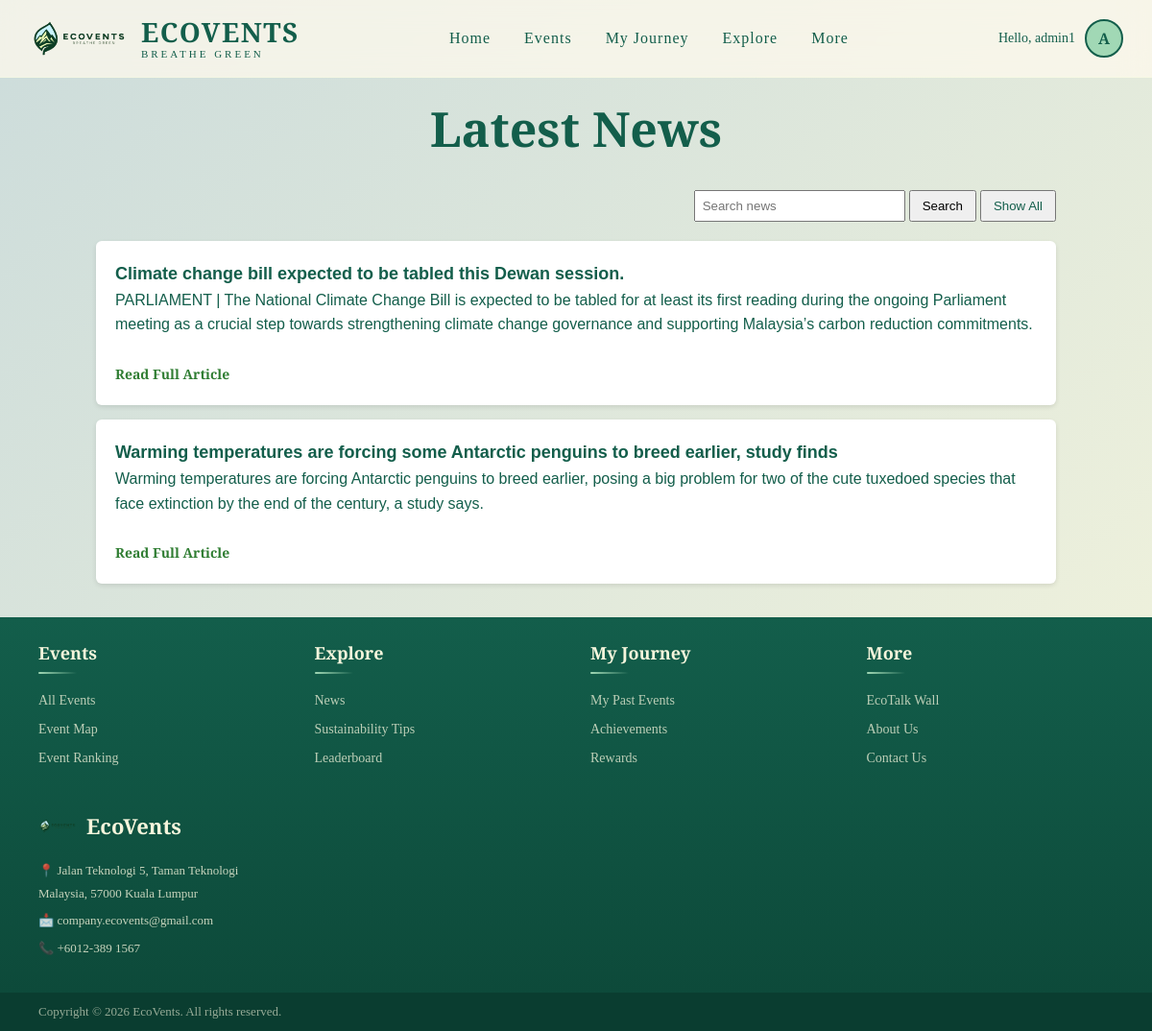
Screenshot of /participantPage/newS.php (signed in) with the database file from the repository.
### tables this page shows
CREATE TABLE `organizer_user` (
  `user_id` int(11) NOT NULL,
  `password` varchar(255) NOT NULL,
  `name` varchar(255) NOT NULL,
  `email` varchar(255) NOT NULL,
  `role` varchar(255) NOT NULL,
  `google_id` varchar(255) DEFAULT NULL,
  `profile_image` int(11) DEFAULT NULL,
  `event_id` int(11) DEFAULT NULL,
  `event_name` varchar(255) DEFAULT NULL,
  `acc_status` varchar(255) NOT NULL,
  `points` int(11) NOT NULL
);

CREATE TABLE `news` (
  `newsID` int(21) NOT NULL,
  `user_id` int(21) NOT NULL,
  `news_title` varchar(255) NOT NULL,
  `news_content` varchar(2083) NOT NULL,
  `news_type` varchar(255) NOT NULL,
  `news_link` varchar(2083) NOT NULL,
  `news_created_at` timestamp NOT NULL DEFAULT current_timestamp() ON UPDATE current_timestamp()
);

### participantPage/newS.php (the view, shortened to what this page needs)
<?php
    include "../guestPage/connect.php";
    $user_id = $_SESSION['user_id'];
    $sql = "SELECT * FROM organizer_user WHERE user_id = $user_id";
    $userResult = mysqli_query($dbConn, $sql);
    if(mysqli_num_rows($userResult) > 0){
        $user = mysqli_fetch_assoc($userResult);
        $name = $user['name'];
        $profile_image = $user['profile_image'];
    } else {
        $name = "User";
        $profile_image = "";
        $display_id = "";
    }
    ?>
<!DOCTYPE html>
<html lang="en">
<head>
<link rel="stylesheet" href="homep.css">
</head>
<body>
<?php include 'particNavigation.php';?>
<section class="news-section">
    <div>
        <h1 class="all-events-title">Latest News</h1>
    <div class="search-box">
    <form action="" method="get">
        <input type="text" name="search_key" placeholder="Search news">
        <input type="submit" value="Search">
        <a href="newS.php">
            <button type="button">Show All</button>
        </a>
    </form>
</div>
<?php
$sql = "SELECT * FROM news WHERE news_type = 'news'";
$result = mysqli_query($dbConn, $sql);
if (mysqli_num_rows($result) <= 0) {
    echo "<p>No news found.</p>";
} else {
    while ($row = mysqli_fetch_assoc($result)) {
        ?>
        <div class="news-box">
            <h3><?php echo $row['news_title']; ?></h3>
            <p><?php echo $row['news_content']; ?></p>
            <br>
            <a class="read-link" href="<?php echo $row['news_link']; ?>" target="_blank">
                Read Full Article
            </a>
        </div>
        <?php
    }
}
?>
</section>
<?php include 'particFooter.php';?>
</body>
</html>

### participantPage/particNavigation.php (shortened to what this page needs)
<nav id="navbar">
    <div class="nav-container">
        <a href="homep.php" class="logo-container">
            <img src="../imagessssss/LOGO.png" class="logo-image">
            <div class="logo-text">
                <span class="brand-name">ECOVENTS</span>
                <span class="tagline">BREATHE GREEN</span>
            </div>
        </a>
        <ul class="nav-links">
            <li><a href="homep.php" class="active">Home</a></li>
            <li class="nav-dropdown">
                <a>Events</a>
            </li>
            <li class="nav-dropdown">
                <a>My Journey</a>
            </li>
            <li class="nav-dropdown">
                <a>Explore</a>
            </li>
            <li class="nav-dropdown">
                <a>More</a>
            </li>
        </ul>
        <div class="nav-profile">
            <a href="profile.php" class="profile-link">
                <span class="profile-greeting">Hello, <?php echo $name; ?></span>
                <div class="profile-avatar">
                    <?php if($profile_image && $profile_image != '0'): ?>
                        <img src="<?php echo $profile_image; ?>" alt="Profile">
                    <?php else: ?>
                        <span><?php echo strtoupper(substr($name, 0, 1)); ?></span>
                    <?php endif; ?>
                </div>
            </a>
        </div>
    </div>
</nav>

### participantPage/homep.css (style rules this page uses)
* { margin: 0; padding: 0; box-sizing: border-box; }
a, button { color: inherit; text-decoration: none; }
:root { --primary-green: #135E4B; --secondary-green: #4CB572; --light-green: #A1D8B5; --lightest-green: #CCDCDB; --cream: #F5F5DC; --transition: all 0.6s cubic-bezier(0.22, 1, 0.36, 1); }
body { font-family: 'Playfair Display', serif; background: linear-gradient(135deg, var(--lightest-green), var(--cream)); color: var(--primary-green); overflow-x: hidden; position: relative; min-height: 900px; }
.all-events-title { text-align: center; margin-bottom: 30px; font-size: 50px; }
nav { position: fixed; top: 0px; left: 0; width: 100%; background: rgba(255,250,238,0.73); backdrop-filter: blur(14px); border-bottom: 1px solid rgba(244,254,219,0.4); z-index: 1000; }
.nav-container { max-width: 1400px; margin: 0 auto; padding: 0 30px; height: 80px; display: flex; justify-content: space-between; align-items: center; }
.logo-container { display: flex; align-items: center; gap: 12px; text-decoration: none; }
.logo-image { height: 55px; }
.logo-text { display: flex; flex-direction: column; align-items: flex-start; justify-content: center; line-height: 1; }
.logo-text .brand-name { font-size: 28px; font-weight: 800; font-family: 'Playfair Display', serif; color: var(--primary-green); letter-spacing: 1.5px; }
.logo-text .tagline { margin-top: 4px; font-size: 11px; font-weight: 500; font-family: 'Playfair Display', serif; color: var(--primary-green); letter-spacing: 3px; }
.nav-links { display: flex; list-style: none; gap: 35px; align-items: center; }
.nav-links a { text-decoration: none; color: var(--primary-green); font-weight: 500; letter-spacing: 1px; position: relative; cursor: pointer; display: block; padding: 8px 0; }
.nav-dropdown { position:relative; }
.nav-profile { display: flex; align-items: center; }
.profile-link { display: flex; align-items: center; gap: 10px; text-decoration: none; color: var(--primary-green); }
.profile-greeting { font-family: 'Tinos', serif; font-size: 14px; font-weight: 500; }
.profile-avatar { width: 40px; height: 40px; border-radius: 50%; background: var(--light-green); display: flex; align-items: center; justify-content: center; overflow: hidden; border: 2px solid var(--primary-green); }
.profile-avatar span { font-family: 'Playfair Display', serif; font-size: 16px; font-weight: 700; color: var(--primary-green); }
@media (min-width: 992px) { .news-section { margin-top: 30px; } }
@media (min-width: 992px) { .news-section h3 { font-size: 22px; } }

### participantPage/newS.php (style rules this page uses)
body { min-height: 100vh; display: flex; flex-direction: column; }
.news-section { flex: 1; width: 90%; max-width: 1000px; margin: 20px auto; margin-top: 100px; }
.news-section h1 { font-family: 'Playfair Display', serif; }
.search-box { text-align: right; margin-bottom: 20px; }
.search-box input[type="text"] { padding: 7px; width: 220px; }
.search-box input[type="submit"], .search-box button { padding: 7px 12px; cursor: pointer; }
.news-box { background-color: #ffffff; padding: 20px; margin-bottom: 15px; border-radius: 6px; box-shadow: 0 2px 5px rgba(0,0,0,0.1); line-height: 1.6; }
.news-box h3 { margin-top: 0; font-size: 18px; font-family: 'Arial', sans-serif; }
.news-box p { font-family: 'Arial', sans-serif; }
.read-link { font-size: 14px; font-weight: 600; color: #2f7d32; text-decoration: none; }

### rows the page displays
organizer_user: name "admin1", name "A"
news: news_title "Climate change bill expected to be tabled this Dewan session.", news_content "PARLIAMENT | The National Climate Change Bill is expected to be tabled for at least its first reading during the ongoing Parliament meeting as a crucial step towards strengthening climate change governance and supporting Malaysia’s carbon reduction commitments."
news: news_title "Warming temperatures are forcing some Antarctic penguins to breed earlier, study finds", news_content "Warming temperatures are forcing Antarctic penguins to breed earlier, posing a big problem for two of the cute tuxedoed species that face extinction by the end of the century, a study says."
